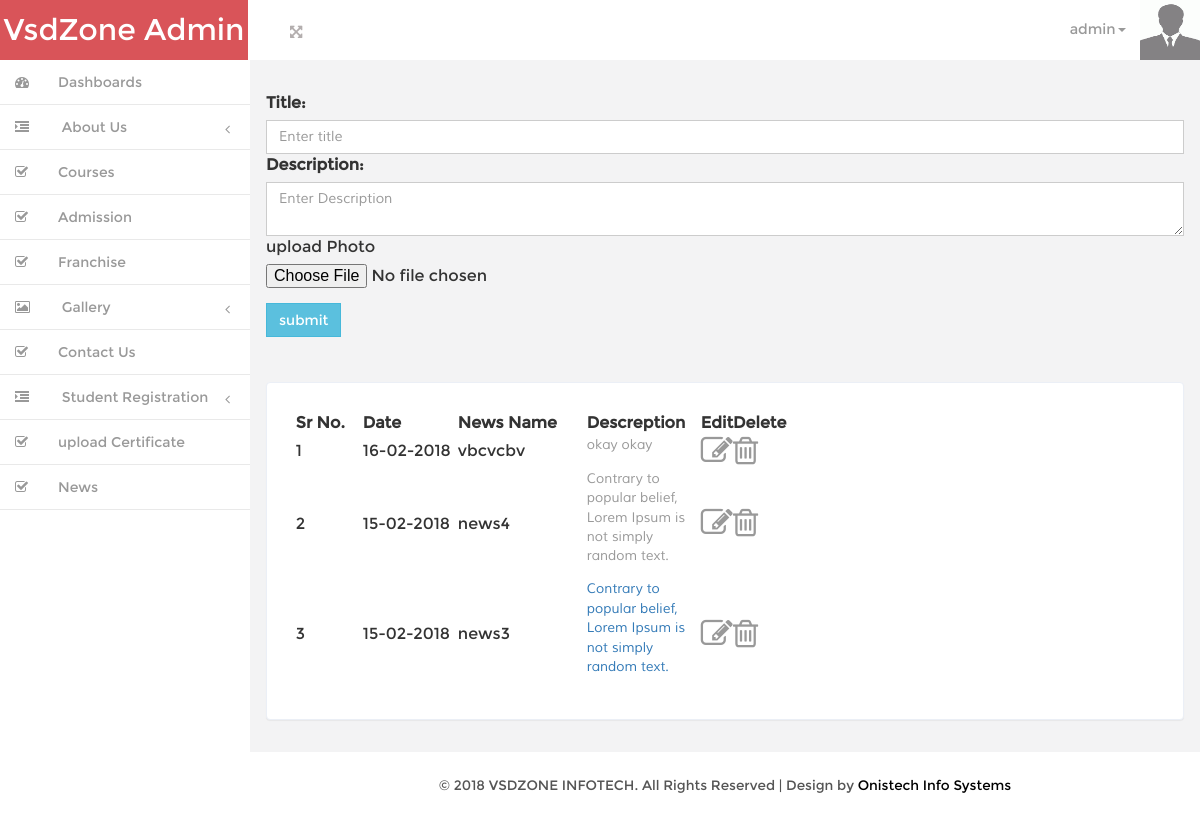
Page /theme/wpanel/news.php (signed in) on the committed database.
### tables this page shows
CREATE TABLE `news` (
  `news_id` int(11) NOT NULL,
  `title1` varchar(100) NOT NULL,
  `description1` text NOT NULL,
  `news_pic` text NOT NULL,
  `update_time` datetime NOT NULL
);

### theme/wpanel/news.php (the view, shortened to what this page needs)
<?php
if(isset($_SESSION["email"])!=''){
include 'layout.php';
?>
<?php if(isset($_GET["news_id"])){
$q3="SELECT * FROM `news` where news_id='".$_GET["news_id"]."'";
								$run3=mysql_query($q3);
									$row3=mysql_fetch_assoc($run3);
									$title1=$row3['title1'];
									$description1=$row3['description1'];
									$news_pic=$row3['news_pic'];
									$news_id=$row3['news_id'];
									$update_time=$row3['update_time'];
									$date=date('d-m-Y',strtotime($update_time));
?>
<form method="post" enctype="multipart/form-data">
<label>Title:</label><br/>
<input type="text" class="form-control" id="title" value="<?php echo $title1;?>" name="title">
<label>Description:</label><br/>
<textarea class="form-control ckeditor" id="description" name="description1"><?php echo $description1;?></textarea>
<br/>
<input type="hidden" class="btn btn-info" name="news_id" id="news_id" value="<?php echo $news_id;?>">
<input type="submit" class="btn btn-info" name="update" value="update"></button>
</form>
<?php }else{?>
<form method="post" enctype="multipart/form-data">
<label>Title:</label><br/>
<input type="text" class="form-control" id="title" placeholder="Enter title" name="title1">
<label>Description:</label><br/>
<textarea class="form-control ckeditor" id="description" name="description1" placeholder="Enter Description"></textarea>
<div class="form-group">
        <label for="exampleInputFile">upload Photo</label>
        <input type="file" id="news_pic" name="news_pic">
   </div>
<input type="submit" class="btn btn-info" name="submit" value="submit"></button>
</form>
<?php }?>
    <div class="grid_3 grid_5">
    <table class="mws-datatable-fn mws-table">
                            <thead>
                                <tr>
                                    <th width="67">Sr No.</th>
                                    <th>Date</th>
                                    <th width="129">News Name</th>
                                    <th width="114">Descreption</th>
                                    <th width="27">Edit</th>
									<th width="45">Delete</th>
                                </tr>
                            </thead>
                            <tbody>
							<?php
								$i=1;
								$q2="SELECT * FROM `news` order by update_time Desc";
								$run=mysql_query($q2);
									while($row=mysql_fetch_assoc($run)){
									$title1=$row['title1'];
									$description1=$row['description1'];
									$news_id=$row['news_id'];
									$update_time=$row['update_time'];
									$date=date('d-m-Y',strtotime($update_time));
							?>
                                <tr>
                                 <td><?php echo $i++; ?></td>
                                <td width="95" ><?php echo $date;?></td>
                                    <td><?php echo $title1; ?></td>
                                     <td><?php echo $description1; ?></td>
                                    <td><a href="news.php?news_id=<?php echo $news_id; ?>" onClick="javascript:if(confirm('Do You Want to Edit News <?php echo $title1; ?> ?')){return true;}else{return false}" title="Click Here to Edit News <?php echo $title1; ?>.">
											<i class="fa fa-edit fa-2x"></i>
										</a>
									</td>
									<td>
										<a href="news_delete.php?news_id=<?php echo $news_id; ?>" onClick="javascript:if(confirm('Do You Want to Delete News <?php echo $title1; ?> ?')){return true;}else{return false}" title="Click Here to Delete News <?php echo $title1; ?>.">
											<i class="fa fa-trash-o fa-2x"></i>
										</a>
									</td>
                                </tr>
                              <?php } ?>
                            </tbody>
                        </table>
</div>
<?php
}else {
	header('location:signin.php');
}
?>

### theme/wpanel/css/style.css (style rules this page uses)
p { margin: 0; }
html, body { font-family:'Montserrat-Regular'; font-size: 100%; background:#F3F3F4; overflow-x: hidden; }
body a { transition:0.5s all; -webkit-transition:0.5s all; -moz-transition:0.5s all; -o-transition:0.5s all; -ms-transition:0.5s all; }
.form-control { box-shadow: none; outline: none; border-radius: 0px; font-family: 'Muli-Regular'; }
.btn { border-radius: 0px; outline: none; }
.checkbox-inline label,.checkbox-inline1 label,.form-group label { font-weight:400; }
.grid_3 { background-color: #fff; padding: 1.8em; margin-bottom: 1em; border: 1px solid #ebeff6; border-radius: 4px; -webkit-border-radius: 4px; -o-border-radius: 4px; -moz-border-radius: 4px; -ms-border-radius: 4px; -webkit-box-shadow: 0 1px 1px rgba(0,0,0,.05); box-shadow: 0 1px 1px rgba(0,0,0,.05); }
.grid_3 p { color: #999; font-size: 0.85em; margin-bottom: 1em; font-family: 'Muli-Regular'; }
td i { color:#999; }

### rows in the picture
news: update_time "16-02-2018", title1 "vbcvcbv", description1 "okay okay"
news: update_time "15-02-2018", title1 "news4", description1 "Contrary to popular belief, Lorem Ipsum is not simply random text."
news: update_time "15-02-2018", title1 "news3", description1 "Contrary to popular belief, Lorem Ipsum is not simply random text."

### other values in the picture
$_SESSION["email"] "admin"
